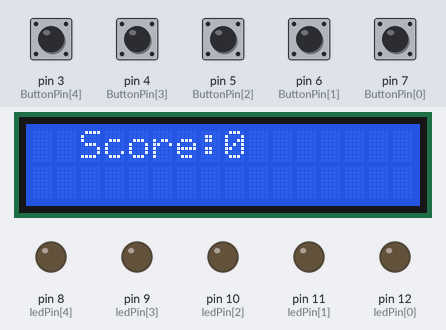
Simulated run of this sketch. Board: Arduino Uno, built with avr-gcc and run on an emulated ATmega328P. Shown: 16×2 character LCD, output pins drawn as LEDs (lit = HIGH). The inputs (shaded band) are chosen by the test bench; at power-on: pin 3 (ButtonPin[4]), pin 4 (ButtonPin[3]), pin 5 (ButtonPin[2]), pin 6 (ButtonPin[1]), pin 7 (ButtonPin[0]) HIGH. Random numbers use the default seed unless the sketch sets one; what the sketch prints to the serial monitor is not drawn.

Above: at 1.2 s.
1.3 s: pin 3 (ButtonPin[4]) pulled LOW for 1 s
At 2.1 s:
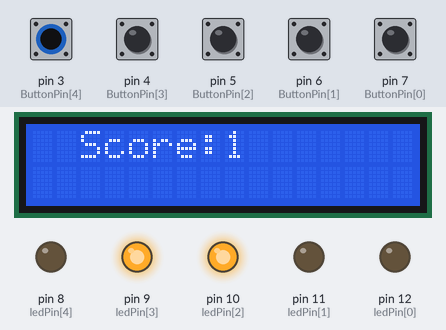
5.3 s: pin 4 (ButtonPin[3]) pulled LOW for 0.15 s
At 6.8 s:
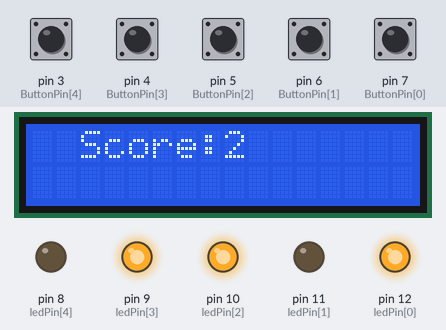
8.4 s: pin 7 (ButtonPin[0]) pulled LOW for 0.15 s
At 10.2 s:
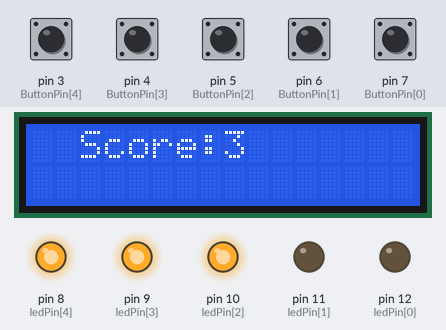
11.5 s: pin 3 (ButtonPin[4]) pulled LOW for 0.15 s
At 12.7 s:
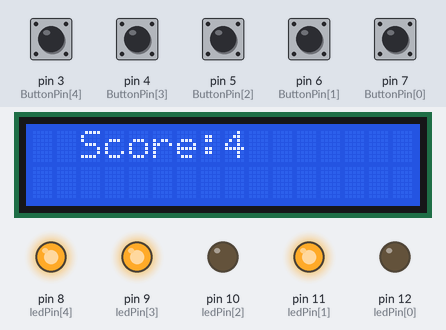
14.6 s: pin 5 (ButtonPin[2]) pulled LOW for 0.15 s
At 17.4 s:
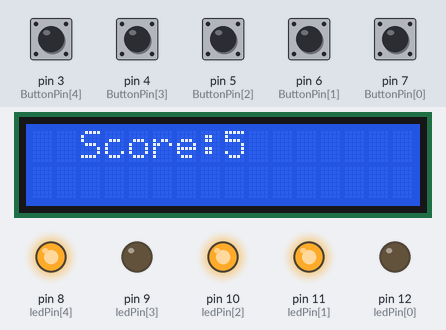
17.7 s: pin 4 (ButtonPin[3]) pulled LOW for 1 s
At 18.5 s:
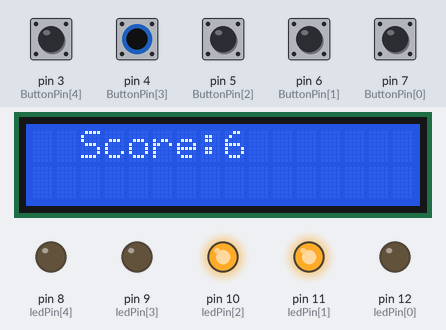
Timing chart, 0 to 27.0 s (numbered marks = the images above; inputs shaded):
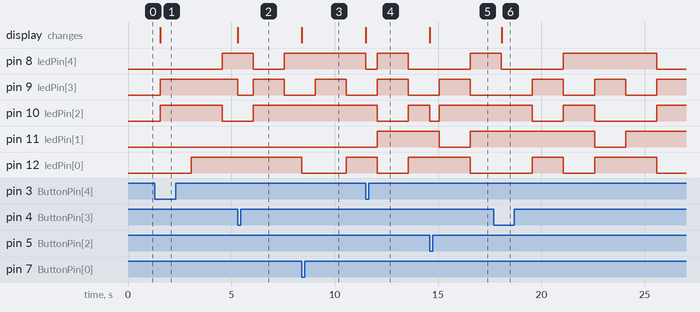

The sketch:

code.ino
```cpp
//  The circuit:
// * LCD RS pin to digital pin 19
// * LCD Enable pin to digital pin 18
// * LCD D4 pin to digital pin 17
// * LCD D5 pin to digital pin 16
// * LCD D6 pin to digital pin 15
// * LCD D7 pin to digital pin 14
// * LCD R/W pin to ground
// * LCD VSS pin to ground
// * LCD VCC pin to 5V

// include the library code:
#include <LiquidCrystal.h>

int ledPin[]={12,11,10,9,8};
int ButtonPin[]={7,6,5,4,3};
boolean ledState[]={0,0,0,0,0};

// initialize the library by associating any needed LCD interface pin
// with the arduino pin number it is connected to
const int rs = 19, en = 18, d4 = 17, d5 = 16, d6 = 15, d7 = 14;
LiquidCrystal lcd(rs, en, d4, d5, d6, d7);

int n[5]={};
unsigned long time_now;
int i,j;
int score=0;


void setup() {

// set up the LCD's number of columns and rows:
  lcd.begin(16, 2);

  Serial.begin(9600);

  for(int i=0;i<5;i++){
    pinMode(ledPin[i], OUTPUT);
    pinMode(ButtonPin[i], INPUT_PULLUP);
  }

  for(int i=0;i<5;i++){
    digitalWrite(ledPin[i],LOW);
  }

  time_now=millis();
}


void loop() {
  // Execute every 1500ms
  if(millis()>=time_now+1500){

    // first turn off all LEDs
    for(i=0;i<5;i++){
      digitalWrite(ledPin[i],LOW);
    }

    time_now=millis();

    // Execute random number selection,
    // and light the selected LED
    for(i=0; i<3; i++){
      do{
        n[i]=random(5);
        for(j=0; j<i; j++){
          if(n[i]==n[j]){
            break;
          }
        }
      }while(j!=i);
      digitalWrite(ledPin[n[i]],HIGH);
      ledState[i]=HIGH;
    }
  }

  // Check whether the button corresponding to the selected LED is pressed,
  // if it is pressed, add 1 to the score
  for(i=0;i<3;i++){
    if(digitalRead(ButtonPin[n[i]])==LOW && ledState[i]==HIGH){
      digitalWrite(ledPin[n[i]],LOW);
      ledState[i]=LOW;
      score++;
    }
  }

  // Display the score on the LCD
  Serial.println(score);
  // Display from the third position in the first row
  lcd.setCursor(2, 0);
  lcd.print("Score:");
  lcd.print(score);
}
```

Measured:
- after the input at 1.3 s, the display: changes after 0.27 s (image 1)
- after the input at 5.3 s, the display: changes at once (image 2)
- after the input at 8.4 s, the display: changes at once (image 3)
- after the input at 11.5 s, the display: changes at once (image 4)
- after the input at 14.6 s, pin 10 (ledPin[2]): HIGH → LOW at once, → HIGH 0.47 s later; the display: changes at once (image 5)
- after the input at 17.7 s, the display: changes after 0.37 s (image 6)
- by itself, pin 9 (ledPin[3]): alternates HIGH for 1.5 s and LOW for 1.5 s
